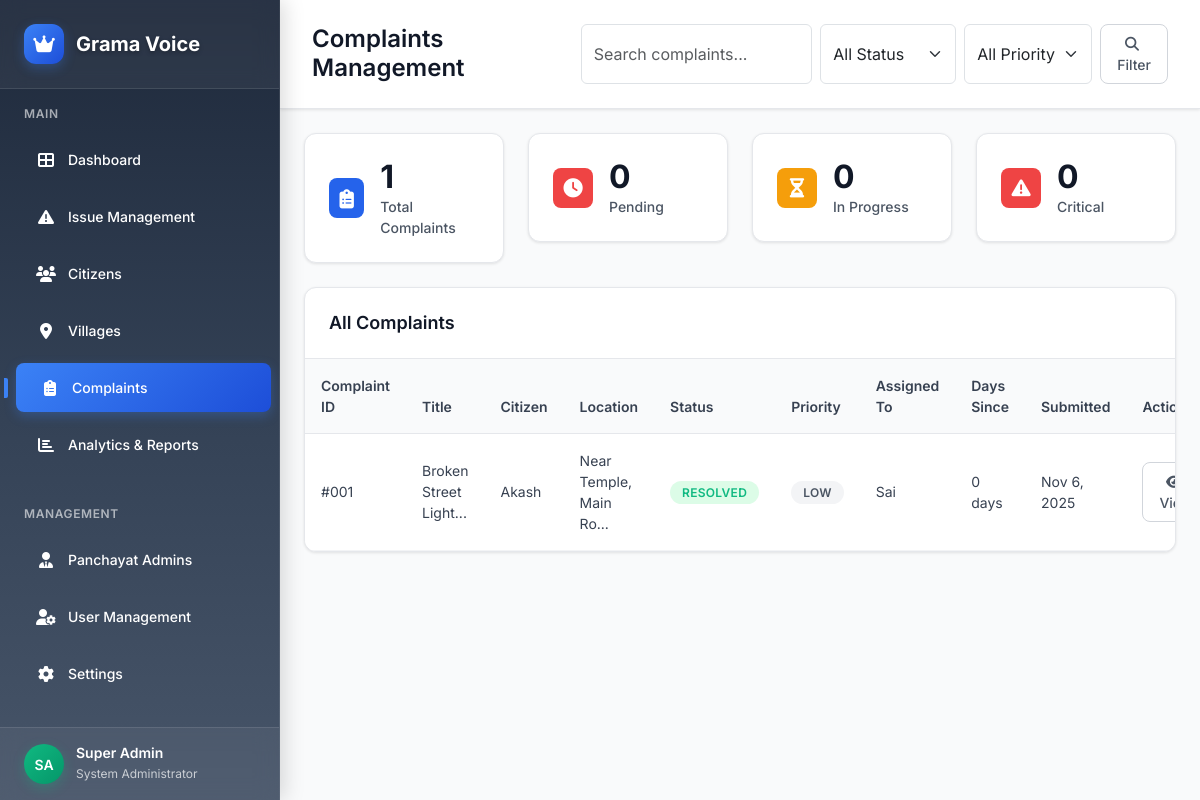
/superadmin/complaints.php (signed in), run on the app's committed database.
### tables this page shows
CREATE TABLE IF NOT EXISTS issues (
    id INT PRIMARY KEY AUTO_INCREMENT,
    user_id INT NOT NULL,
    title VARCHAR(255) NOT NULL,
    description TEXT NOT NULL,
    photo VARCHAR(500),
    location VARCHAR(255),
    latitude DECIMAL(10, 8) NULL,
    longitude DECIMAL(11, 8) NULL,
    location_accuracy DECIMAL(8, 2) NULL,
    status ENUM('Pending', 'In Progress', 'Resolved') DEFAULT 'Pending',
    assigned_to INT,
    admin_notes TEXT,
    resolution_photo VARCHAR(500),
    created_at TIMESTAMP DEFAULT CURRENT_TIMESTAMP,
    updated_at TIMESTAMP DEFAULT CURRENT_TIMESTAMP ON UPDATE CURRENT_TIMESTAMP,
    FOREIGN KEY (user_id) REFERENCES users(id) ON DELETE CASCADE,
    FOREIGN KEY (assigned_to) REFERENCES panchayat_admins(id) ON DELETE SET NULL
);

CREATE TABLE IF NOT EXISTS users (
    id INT PRIMARY KEY AUTO_INCREMENT,
    name VARCHAR(255) NOT NULL,
    phone VARCHAR(15) UNIQUE NOT NULL,
    email VARCHAR(255) DEFAULT NULL,
    address TEXT DEFAULT NULL,
    otp VARCHAR(10),
    verified BOOLEAN DEFAULT FALSE,
    created_at TIMESTAMP DEFAULT CURRENT_TIMESTAMP,
    updated_at TIMESTAMP DEFAULT CURRENT_TIMESTAMP ON UPDATE CURRENT_TIMESTAMP
);

CREATE TABLE IF NOT EXISTS panchayat_admins (
    id INT PRIMARY KEY AUTO_INCREMENT,
    name VARCHAR(255) NOT NULL,
    phone VARCHAR(15) UNIQUE NOT NULL,
    password VARCHAR(255) NOT NULL,
    village_name VARCHAR(255) NOT NULL,
    email VARCHAR(255) DEFAULT NULL,
    profile_image VARCHAR(500) DEFAULT NULL,
    status ENUM('active', 'inactive') DEFAULT 'active',
    created_at TIMESTAMP DEFAULT CURRENT_TIMESTAMP,
    updated_at TIMESTAMP DEFAULT CURRENT_TIMESTAMP ON UPDATE CURRENT_TIMESTAMP
);

### config/db.php (called while the page is built, shortened)
<?php
class Database {
    private $connection;
    private static $instance = null;
    private function __construct() {
        try {
            $this->connection = new mysqli(DB_HOST, DB_USERNAME, DB_PASSWORD, DB_NAME);
            $this->connection->set_charset("utf8");
        } catch (Exception $e) {
            $this->logError("Database connection error: " . $e->getMessage());
            die("Database connection error: " . $e->getMessage());
        }
    }
    public static function getInstance() {
        if (self::$instance === null) {
            self::$instance = new self();
        }
        return self::$instance;
    }
    public function prepare($sql) {
        try {
            $stmt = $this->connection->prepare($sql);
            return $stmt;
        } catch (Exception $e) {
            $this->logError("Prepare exception: " . $e->getMessage() . " | SQL: " . $sql);
            return false;
        }
    }
}
function getDB() {
    return Database::getInstance();
}
?>

### superadmin/complaints.php (the view, shortened to what this page needs)
<?php
require_once '../config/db.php';
$db = getDB();
$status_filter = $_GET['status'] ?? 'all';
$priority_filter = $_GET['priority'] ?? 'all';
$search_query = $_GET['search'] ?? '';
$where_conditions = [];
$where_clause = !empty($where_conditions) ? 'WHERE ' . implode(' AND ', $where_conditions) : '';
$sql = "
    SELECT i.*, u.name as user_name, u.phone as user_phone, pa.name as admin_name, pa.village_name,
           DATEDIFF(CURRENT_DATE, i.created_at) as days_since_submission,
           CASE
               WHEN i.status = 'Pending' AND DATEDIFF(CURRENT_DATE, i.created_at) > 7 THEN 'Critical'
               WHEN i.status = 'Pending' AND DATEDIFF(CURRENT_DATE, i.created_at) > 3 THEN 'High'
               WHEN i.status = 'In Progress' THEN 'Medium'
               ELSE 'Low'
           END as priority
    FROM issues i
    JOIN users u ON i.user_id = u.id
    LEFT JOIN panchayat_admins pa ON i.assigned_to = pa.id
    $where_clause
    ORDER BY i.created_at DESC
";
$stmt = $db->prepare($sql);
$stmt->execute();
$complaints = $stmt->get_result()->fetch_all(MYSQLI_ASSOC);
$total_complaints = count($complaints);
$pending_complaints = count(array_filter($complaints, function($complaint) { return $complaint['status'] === 'Pending'; }));
$in_progress_complaints = count(array_filter($complaints, function($complaint) { return $complaint['status'] === 'In Progress'; }));
$critical_complaints = count(array_filter($complaints, function($complaint) { return $complaint['priority'] === 'Critical'; }));
?>
<!DOCTYPE html>
<html lang="en">
<head>
    <link href="https://cdn.jsdelivr.net/npm/bootstrap@5.3.0/dist/css/bootstrap.min.css" rel="stylesheet">
    <link rel="stylesheet" href="https://cdnjs.cloudflare.com/ajax/libs/font-awesome/6.4.0/css/all.min.css">
</head>
<body>
    <div class="sidebar">
        <div class="sidebar-brand">
            <div class="brand-logo">
                <div class="brand-icon">
                    <i class="fas fa-crown"></i>
                </div>
                <div class="brand-text">Grama Voice</div>
            </div>
        </div>
        <div class="sidebar-nav">
            <div class="nav-section">
                <div class="nav-section-title">Main</div>
                <nav class="nav flex-column">
                    <a class="nav-link" href="dashboard.php">
                        <i class="fas fa-th-large nav-icon"></i>Dashboard
                    </a>
                    <a class="nav-link" href="issue_management.php">
                        <i class="fas fa-exclamation-triangle nav-icon"></i>Issue Management
                    </a>
                    <a class="nav-link" href="citizens.php">
                        <i class="fas fa-users nav-icon"></i>Citizens
                    </a>
                    <a class="nav-link" href="villages.php">
                        <i class="fas fa-map-marker-alt nav-icon"></i>Villages
                    </a>
                    <a class="nav-link active" href="complaints.php">
                        <i class="fas fa-clipboard-list nav-icon"></i>Complaints
                    </a>
                    <a class="nav-link" href="analytics.php">
                        <i class="fas fa-chart-bar nav-icon"></i>Analytics & Reports
                    </a>
                </nav>
            </div>
            <div class="nav-section">
                <div class="nav-section-title">Management</div>
                <nav class="nav flex-column">
                    <a class="nav-link" href="admins.php">
                        <i class="fas fa-user-tie nav-icon"></i>Panchayat Admins
                    </a>
                    <a class="nav-link" href="users.php">
                        <i class="fas fa-user-cog nav-icon"></i>User Management
                    </a>
                    <a class="nav-link" href="settings.php">
                        <i class="fas fa-cog nav-icon"></i>Settings
                    </a>
                </nav>
            </div>
        </div>
        <div class="user-profile">
            <div class="user-info">
                <div class="user-avatar">
                    SA
                </div>
                <div class="user-details">
                    <h6>Super Admin</h6>
                    <small>System Administrator</small>
                </div>
            </div>
        </div>
    </div>
    <div class="main-content">
        <div class="top-header">
            <div class="header-content">
                <h1 class="page-title">Complaints Management</h1>
                <div class="header-actions">
                    <form method="GET" class="d-flex gap-2">
                        <input type="text" name="search" class="form-control" placeholder="Search complaints..." value="<?php echo htmlspecialchars($search_query); ?>">
                        <select name="status" class="form-select" style="width: auto;">
                            <option value="all" <?php echo $status_filter === 'all' ? 'selected' : ''; ?>>All Status</option>
                        </select>
                        <select name="priority" class="form-select" style="width: auto;">
                            <option value="all" <?php echo $priority_filter === 'all' ? 'selected' : ''; ?>>All Priority</option>
                        </select>
                        <button type="submit" class="btn-outline">
                            <i class="fas fa-search me-1"></i>Filter
                        </button>
                    </form>
                </div>
            </div>
        </div>
        <div class="p-4">
            <div class="row g-4 mb-4">
                <div class="col-md-3">
                    <div class="stat-card">
                        <div class="d-flex align-items-center">
                            <div class="stat-icon total me-3">
                                <i class="fas fa-clipboard-list"></i>
                            </div>
                            <div>
                                <h3 class="stat-value"><?php echo $total_complaints; ?></h3>
                                <p class="stat-label">Total Complaints</p>
                            </div>
                        </div>
                    </div>
                </div>
                <div class="col-md-3">
                    <div class="stat-card">
                        <div class="d-flex align-items-center">
                            <div class="stat-icon pending me-3">
                                <i class="fas fa-clock"></i>
                            </div>
                            <div>
                                <h3 class="stat-value"><?php echo $pending_complaints; ?></h3>
                                <p class="stat-label">Pending</p>
                            </div>
                        </div>
                    </div>
                </div>
                <div class="col-md-3">
                    <div class="stat-card">
                        <div class="d-flex align-items-center">
                            <div class="stat-icon progress me-3">
                                <i class="fas fa-hourglass-half"></i>
                            </div>
                            <div>
                                <h3 class="stat-value"><?php echo $in_progress_complaints; ?></h3>
                                <p class="stat-label">In Progress</p>
                            </div>
                        </div>
                    </div>
                </div>
                <div class="col-md-3">
                    <div class="stat-card">
                        <div class="d-flex align-items-center">
                            <div class="stat-icon critical me-3">
                                <i class="fas fa-exclamation-triangle"></i>
                            </div>
                            <div>
                                <h3 class="stat-value"><?php echo $critical_complaints; ?></h3>
                                <p class="stat-label">Critical</p>
                            </div>
                        </div>
                    </div>
                </div>
            </div>
            <div class="table-container">
                <div class="table-header">
                    <h5 class="table-title">All Complaints</h5>
                </div>
                <div class="table-responsive">
                    <table class="table table-hover mb-0">
                        <thead>
                            <tr>
                                <th>Complaint ID</th>
                                <th>Title</th>
                                <th>Citizen</th>
                                <th>Location</th>
                                <th>Status</th>
                                <th>Priority</th>
                                <th>Assigned To</th>
                                <th>Days Since</th>
                                <th>Submitted</th>
                                <th>Actions</th>
                            </tr>
                        </thead>
                        <tbody>
                            <?php if (empty($complaints)): ?>
                                <tr>
                                    <td colspan="10" class="text-center py-5">
                                        <i class="fas fa-clipboard-list text-muted" style="font-size: 3rem;"></i>
                                        <h5 class="text-muted mt-3">No complaints found</h5>
                                        <p class="text-muted">No complaints match your current filters.</p>
                                    </td>
                                </tr>
                            <?php else: ?>
                                <?php foreach ($complaints as $complaint): ?>
                                    <tr>
                                        <td>#<?php echo str_pad($complaint['id'], 3, '0', STR_PAD_LEFT); ?></td>
                                        <td><?php echo htmlspecialchars(substr($complaint['title'], 0, 30)) . '...'; ?></td>
                                        <td><?php echo htmlspecialchars($complaint['user_name']); ?></td>
                                        <td><?php echo htmlspecialchars(substr($complaint['location'], 0, 20)) . '...'; ?></td>
                                        <td>
                                            <span class="status-badge status-<?php echo strtolower(str_replace(' ', '-', $complaint['status'])); ?>">
                                                <?php echo $complaint['status']; ?>
                                            </span>
                                        </td>
                                        <td>
                                            <span class="priority-badge priority-<?php echo strtolower($complaint['priority']); ?>">
                                                <?php echo $complaint['priority']; ?>
                                            </span>
                                        </td>
                                        <td><?php echo $complaint['admin_name'] ? htmlspecialchars($complaint['admin_name']) : 'Unassigned'; ?></td>
                                        <td><?php echo $complaint['days_since_submission']; ?> days</td>
                                        <td><?php echo date('M j, Y', strtotime($complaint['created_at'])); ?></td>
                                        <td>
                                            <button class="btn-outline btn-sm" data-bs-toggle="modal" data-bs-target="#complaintModal<?php echo $complaint['id']; ?>">
                                                <i class="fas fa-eye me-1"></i>View
                                            </button>
                                        </td>
                                    </tr>
                                <?php endforeach; ?>
                            <?php endif; ?>
                        </tbody>
                    </table>
                </div>
            </div>
        </div>
    </div>
</body>
</html>

### data on the page
issues: status "0", id "001", title "Broken Street Light", user.name "Akash", location "Near Temple, Main Ro", status "RESOLVED", priority "LOW", assigned_to.name "Sai", days_since_submission "0", created_at "Nov 6, 2025"

### other printed values
$total_complaints "1"
$critical_complaints "0"
